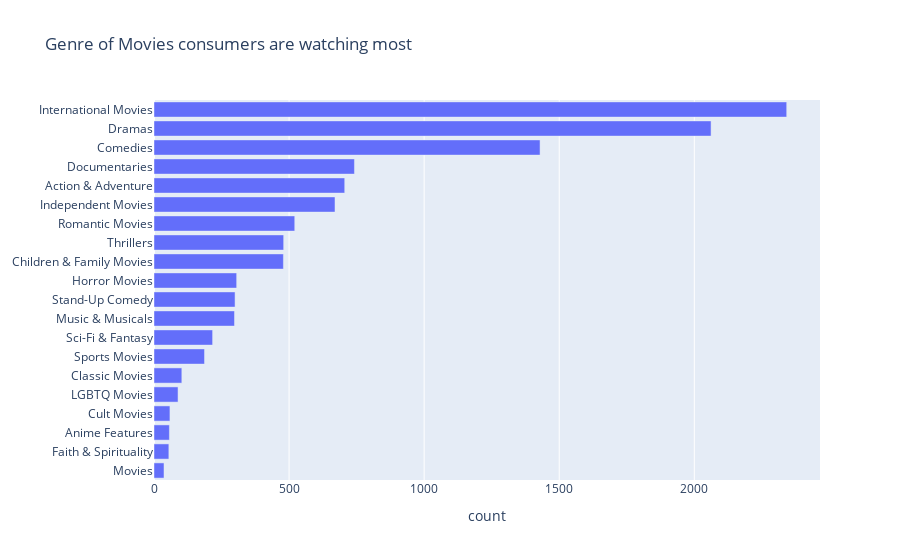

Write notebook code for a chart like this one.
### Code cell
# What are consumers watching the most ?

col = "listed_in"
categories = ", ".join(movie['listed_in']).split(", ")
counter_list = Counter(categories).most_common(50)
labels = [_[0] for _ in counter_list][::-1]
values = [_[1] for _ in counter_list][::-1]
trace1 = go.Bar(y=labels, x=values, orientation="h", name="TV Shows")

data = [trace1]
layout = go.Layout(title="Genre of Movies consumers are watching most",xaxis_title='count', legend=dict(x=0.1, y=1.1, orientation="h"))
fig = go.Figure(data, layout=layout)
fig.show()

### Figure 1 — Plotly figure (JSON) as saved in the notebook; plotly's stock layout.template omitted (floating-point values rounded to 4 significant figures)
{"data": [{"name": "TV Shows", "orientation": "h", "type": "bar", "x": [37, 55, 57, 59, 89, 103, 187, 217, 298, 300, 306, 479, 480, 521, 670, 706, 742, 1429, 2062, 2342], "y": ["Movies", "Faith & Spirituality", "Anime Features", "Cult Movies", "LGBTQ Movies", "Classic Movies", "Sports Movies", "Sci-Fi & Fantasy", "Music & Musicals", "Stand-Up Comedy", "Horror Movies", "Children & Family Movies", "Thrillers", "Romantic Movies", "Independent Movies", "Action & Adventure", "Documentaries", "Comedies", "Dramas", "International Movies"]}], "layout": {"legend": {"orientation": "h", "x": 0.1, "y": 1.1}, "title": {"text": "Genre of Movies consumers are watching most"}, "xaxis": {"title": {"text": "count"}}}}
